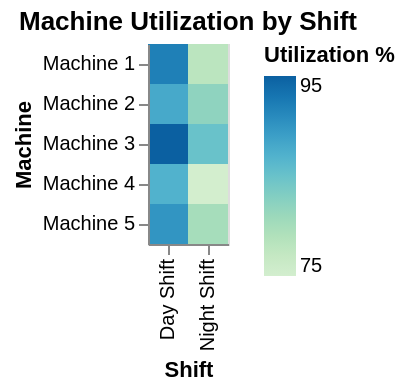

Specify this chart in Vega-Lite:
### Vega-Lite specification from a JSON file in a GitHub repository (floating-point values rounded to 4 significant figures)
{"$schema": "https://vega.github.io/schema/vega-lite/v5.json", "description": "Machine utilization heatmap", "data": {"values": [{"machine": "Machine 1", "shift": "Day Shift", "utilization": 92}, {"machine": "Machine 1", "shift": "Night Shift", "utilization": 78}, {"machine": "Machine 2", "shift": "Day Shift", "utilization": 88}, {"machine": "Machine 2", "shift": "Night Shift", "utilization": 82}, {"machine": "Machine 3", "shift": "Day Shift", "utilization": 95}, {"machine": "Machine 3", "shift": "Night Shift", "utilization": 85}, {"machine": "Machine 4", "shift": "Day Shift", "utilization": 87}, {"machine": "Machine 4", "shift": "Night Shift", "utilization": 75}, {"machine": "Machine 5", "shift": "Day Shift", "utilization": 90}, {"machine": "Machine 5", "shift": "Night Shift", "utilization": 80}]}, "mark": "rect", "encoding": {"x": {"field": "shift", "type": "ordinal", "axis": {"title": "Shift"}}, "y": {"field": "machine", "type": "ordinal", "axis": {"title": "Machine"}}, "color": {"field": "utilization", "type": "quantitative", "scale": {"scheme": "greenblue"}, "legend": {"title": "Utilization %"}}, "tooltip": [{"field": "machine", "type": "ordinal"}, {"field": "shift", "type": "ordinal"}, {"field": "utilization", "type": "quantitative", "title": "Utilization %", "format": ".0f"}]}, "title": "Machine Utilization by Shift"}
